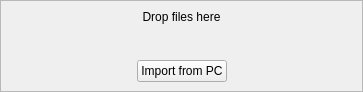
<?xml version="1.0" encoding="UTF-8"?>
<ui version="4.0">
 <class>DndFilesContainer</class>
 <widget class="QWidget" name="DndFilesContainer">
  <property name="geometry">
   <rect>
    <x>0</x>
    <y>0</y>
    <width>363</width>
    <height>92</height>
   </rect>
  </property>
  <property name="windowTitle">
   <string>Form</string>
  </property>
  <layout class="QVBoxLayout" name="verticalLayout">
   <property name="leftMargin">
    <number>0</number>
   </property>
   <property name="topMargin">
    <number>0</number>
   </property>
   <property name="rightMargin">
    <number>0</number>
   </property>
   <property name="bottomMargin">
    <number>0</number>
   </property>
   <item>
    <widget class="DnDZoneFrame" name="dndFrame">
     <property name="acceptDrops">
      <bool>true</bool>
     </property>
     <property name="frameShape">
      <enum>QFrame::StyledPanel</enum>
     </property>
     <property name="frameShadow">
      <enum>QFrame::Raised</enum>
     </property>
     <layout class="QVBoxLayout" name="verticalLayout_2">
      <item>
       <widget class="QLabel" name="dndZoneCaption">
        <property name="text">
         <string>Drop files here</string>
        </property>
        <property name="alignment">
         <set>Qt::AlignCenter</set>
        </property>
        <property name="wordWrap">
         <bool>true</bool>
        </property>
       </widget>
      </item>
      <item>
       <layout class="QVBoxLayout" name="platesListLayout"/>
      </item>
      <item>
       <spacer name="dndZoneSpacer">
        <property name="orientation">
         <enum>Qt::Vertical</enum>
        </property>
        <property name="sizeHint" stdset="0">
         <size>
          <width>20</width>
          <height>1</height>
         </size>
        </property>
       </spacer>
      </item>
      <item>
       <layout class="QHBoxLayout" name="importButtonsLayout">
        <property name="sizeConstraint">
         <enum>QLayout::SetMinimumSize</enum>
        </property>
        <item>
         <spacer name="importBtnLeftSpacer">
          <property name="orientation">
           <enum>Qt::Horizontal</enum>
          </property>
          <property name="sizeHint" stdset="0">
           <size>
            <width>40</width>
            <height>20</height>
           </size>
          </property>
         </spacer>
        </item>
        <item>
         <widget class="QPushButton" name="localImportButton">
          <property name="text">
           <string>Import from PC</string>
          </property>
          <property name="flat">
           <bool>false</bool>
          </property>
         </widget>
        </item>
        <item>
         <spacer name="importBtnRightSpacer">
          <property name="orientation">
           <enum>Qt::Horizontal</enum>
          </property>
          <property name="sizeHint" stdset="0">
           <size>
            <width>40</width>
            <height>20</height>
           </size>
          </property>
         </spacer>
        </item>
       </layout>
      </item>
     </layout>
    </widget>
   </item>
  </layout>
 </widget>
 <customwidgets>
  <customwidget>
   <class>DnDZoneFrame</class>
   <extends>QFrame</extends>
   <header location="global">ui/controls/dnd_zone_frame.h</header>
   <container>1</container>
  </customwidget>
 </customwidgets>
 <resources/>
 <connections/>
</ui>
